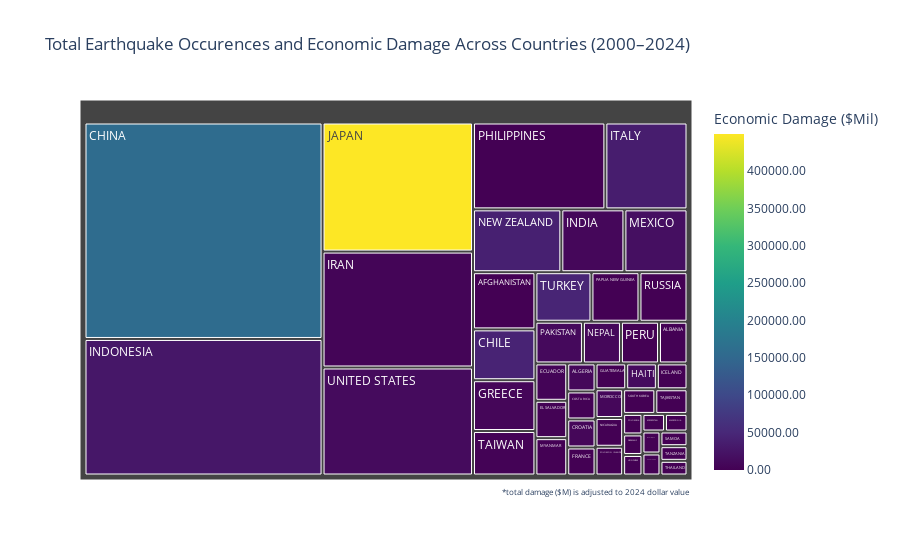

Here is the notebook cell this chart was saved with:
### Code cell
import plotly.express as px

# Ensure your DataFrame includes earthquake counts, economic damages, average magnitude, focal depth, and tsunamis
damage_data = adjusted_bubble_data.groupby("Country Name").agg(
    Total_Earthquake_Count=("Earthquake_Count", "sum"),
    Total_Damages_Mil=("Inflation_Adjusted_Damage_Mil", "sum"),
    Average_Magnitude=("Average_Magnitude", "mean"),
    Average_Focal_Depth=("Focal_Depth", "mean"),  # Aggregate Focal Depth
    Total_Tsunamis=("tsunami", "sum")  # Count of tsunamis
).reset_index()

# Create the treemap
fig = px.treemap(
    damage_data,
    path=["Country Name"],
    values="Total_Earthquake_Count",  # Box size determined by earthquake counts
    color="Total_Damages_Mil",  # Color scale reflects economic damages
    title="Total Earthquake Occurences and Economic Damage Across Countries (2000–2024)",
    hover_data={
        "Total_Earthquake_Count": True,
        "Average_Magnitude": True,
        "Total_Damages_Mil": True,
        "Average_Focal_Depth": True,  # Include aggregated focal depth in hover data
        "Total_Tsunamis": True  # Include tsunami count in hover data
    },
    color_continuous_scale="Viridis"  # Color scale for economic damages
)

# Update hover template for custom display
fig.update_traces(
    customdata=damage_data[["Average_Magnitude", "Total_Damages_Mil", "Average_Focal_Depth", "Total_Tsunamis"]].values,
    hovertemplate="<b>%{label}</b><br>Earthquake Count: %{value}<br>Total Damage in Dollars: $%{customdata[1]:,.2f}M<br>"
                  "Average Magnitude: %{customdata[0]:.2f}<br>Average Focal Depth: %{customdata[2]:.2f} km<br>"
                  "Tsunamis: %{customdata[3]:.0f}<extra></extra>"
)

# Update layout for better colorbar title
fig.update_layout(
    coloraxis_colorbar=dict(
        title="Economic Damage ($Mil)",
        tickformat=".2f"
    )
)

# Optionally, add a note about bubble size
fig.add_annotation(
    xref="paper", yref="paper",
    x=1.0, y=-.05,
    text="*total damage ($M) is adjusted to 2024 dollar value",
    showarrow=False,
    font=dict(size=8),
    align="left"
)


# Show the treemap
fig.show()
# damage_data

### Figure 1 — Plotly figure (JSON) as saved in the notebook; plotly's stock layout.template omitted (floating-point values rounded to 4 significant figures; data arrays with more than 128 entries replaced by an {"elided": "..."} marker saying what was removed)
{"data": [{"branchvalues": "total", "customdata": {"elided": "46x4 float values"}, "domain": {"x": [0, 1], "y": [0, 1]}, "hovertemplate": "<b>%{label}</b><br>Earthquake Count: %{value}<br>Total Damage in Dollars: $%{customdata[1]:,.2f}M<br>Average Magnitude: %{customdata[0]:.2f}<br>Average Focal Depth: %{customdata[2]:.2f} km<br>Tsunamis: %{customdata[3]:.0f}<extra></extra>", "ids": ["AFGHANISTAN", "ALBANIA", "ALGERIA", "CHILE", "CHINA", "COLOMBIA", "COSTA RICA", "CROATIA", "ECUADOR", "EL SALVADOR", "FRANCE", "GERMANY", "GREECE", "GUATEMALA", "HAITI", "HONDURAS", "ICELAND", "INDIA", "INDONESIA", "IRAN", "ITALY", "JAPAN", "KYRGYZSTAN", "MACEDONIA", "MARTINIQUE", "MEXICO", "MOROCCO", "MYANMAR", "NEPAL", "NEW ZEALAND", "NICARAGUA", "PAKISTAN", "PAPUA NEW GUINEA", "PERU", "PHILIPPINES", "PUERTO RICO", "RUSSIA", "SAMOA", "SOLOMON ISLANDS", "SOUTH KOREA", "TAIWAN", "TAJIKISTAN", "TANZANIA", "THAILAND", "TURKEY", "UNITED STATES"], "labels": ["AFGHANISTAN", "ALBANIA", "ALGERIA", "CHILE", "CHINA", "COLOMBIA", "COSTA RICA", "CROATIA", "ECUADOR", "EL SALVADOR", "FRANCE", "GERMANY", "GREECE", "GUATEMALA", "HAITI", "HONDURAS", "ICELAND", "INDIA", "INDONESIA", "IRAN", "ITALY", "JAPAN", "KYRGYZSTAN", "MACEDONIA", "MARTINIQUE", "MEXICO", "MOROCCO", "MYANMAR", "NEPAL", "NEW ZEALAND", "NICARAGUA", "PAKISTAN", "PAPUA NEW GUINEA", "PERU", "PHILIPPINES", "PUERTO RICO", "RUSSIA", "SAMOA", "SOLOMON ISLANDS", "SOUTH KOREA", "TAIWAN", "TAJIKISTAN", "TANZANIA", "THAILAND", "TURKEY", "UNITED STATES"], "marker": {"coloraxis": "coloraxis", "colors": [325.0, 1383.0, 8564.0, 44140.0, 157100.0, 30.87, 795.7, 7256.0, 4315.0, 1968.0, 525.8, 1.83, 6785.0, 291.4, 13330.0, 146.2, 58.05, 7748.0, 28210.0, 4603.0, 35570.0, 449500.0, 16.02, 13.07, 154.8, 18100.0, 7867.0, 18.11, 8028.0, 39710.0, 4.03, 10870.0, 380.3, 357.3, 319.9, 969.5, 105.9, 416.6, 48.76, 124.5, 2367.0, 8.83, 598.8, 83.35, 46250.0, 12850.0]}, "name": "", "parents": ["", "", "", "", "", "", "", "", "", "", "", "", "", "", "", "", "", "", "", "", "", "", "", "", "", "", "", "", "", "", "", "", "", "", "", "", "", "", "", "", "", "", "", "", "", ""], "type": "treemap", "values": [9, 3, 2, 8, 130, 1, 2, 2, 3, 3, 2, 1, 8, 2, 2, 1, 2, 10, 82, 44, 18, 49, 1, 1, 1, 10, 2, 3, 4, 14, 2, 5, 6, 4, 29, 1, 6, 1, 2, 2, 7, 2, 1, 1, 7, 41]}], "layout": {"annotations": [{"align": "left", "font": {"size": 8}, "showarrow": false, "text": "*total damage ($M) is adjusted to 2024 dollar value", "x": 1, "xref": "paper", "y": -0.05, "yref": "paper"}], "coloraxis": {"colorbar": {"tickformat": ".2f", "title": {"text": "Economic Damage ($Mil)"}}, "colorscale": [[0, "#440154"], [0.1111, "#482878"], [0.2222, "#3e4989"], [0.3333, "#31688e"], [0.4444, "#26828e"], [0.5556, "#1f9e89"], [0.6667, "#35b779"], [0.7778, "#6ece58"], [0.8889, "#b5de2b"], [1, "#fde725"]]}, "legend": {"tracegroupgap": 0}, "title": {"text": "Total Earthquake Occurences and Economic Damage Across Countries (2000–2024)"}}}
